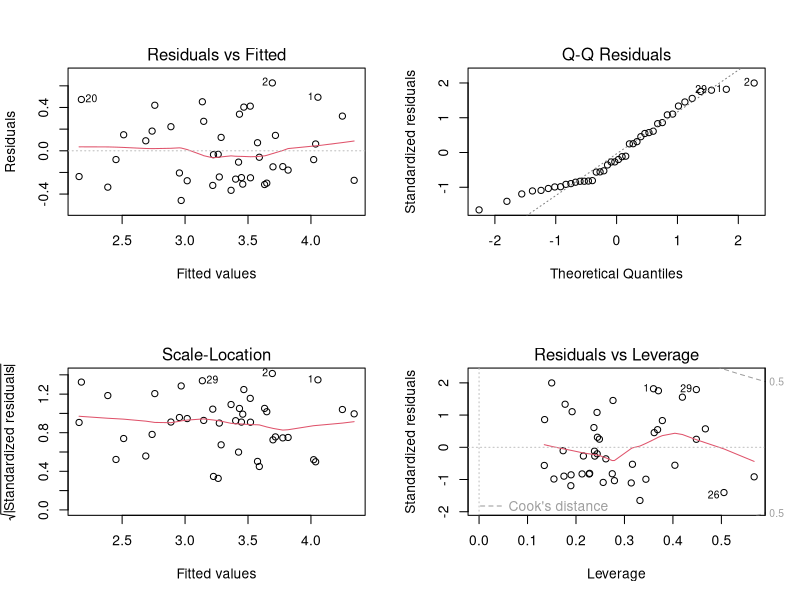
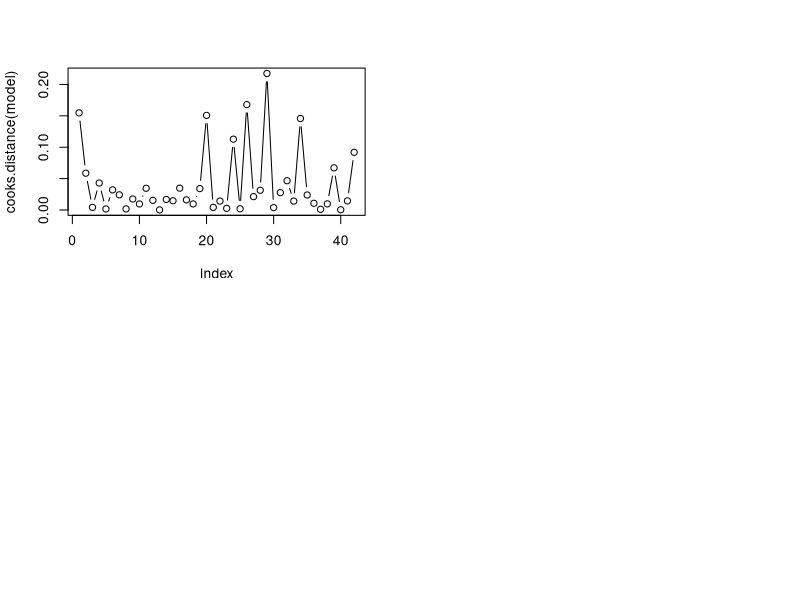

Reproduce these figures in R, in order. (Note: this script raises an error after producing the figures.)
## ---- chunk 1
options(digits=3)

library(dplyr)
library(ggplot2)
library(car)
library(corrplot)
library(glmnet)
color_choice <- "Dark2"
## ---- chunk 2
data <- read.csv("Birthweight.csv")
## ---- chunk 3
model <- lm(
    Birthweight ~ Length + Headcirc + Gestation + mage + mnocig + mheight + mppwt + fage + fedyrs + fnocig + fheight,
    data = data
)
#model <- lm(Birthweight ~ ., data = data)
summary(model)
## ---- chunk 4
par(mfrow=c(2,2))
plot(model)


resid_ordered <- order(abs(residuals(model)))
u = rep(0,length(resid_ordered))
u[length(resid_ordered)] = 1

cooks.distance(model)
plot(cooks.distance(model), type="b")

forbeslm_42 = lm(y~x+u11); summary(forbeslm11)
## ---- chunk 5
car::vif(model)
## ---- chunk 6
# Calculate correlation matrix
cor_matrix <- cor(data[, -c(1,3)]) # Exclude response variable Birthweight

# Plot the correlation matrix
corrplot(cor_matrix, 
         method = "circle", type = "upper", tl.col = "black", tl.cex = 0.6)
## ---- chunk 7
step_down_model <- step(model, direction = 'backward')
summary(step_down_model)
par(mfrow = c(1,2))
plot(step_down_model)
## ---- chunk 8
ci <- confint.lm(step_down_model)
pi <- predict(step_down_model, interval = 'prediction')
ci; pi
## ---- chunk 9
x <- subset(data, select = -Birthweight)
y <- data$Birthweight

train=sample(1:nrow(x),0.67*nrow(x))
x_train=x[train,]; y_train=y[train]
x_test=x[-train,]; y_test = y[-train]

y_predict_lm=predict(model,newdata=data[-train,]) # predict for the test rows
mse_lm=mean((y_test-y_predict_lm)^2); mse_lm # prediction quality by the linear model

lasso_model <- glmnet(x_train, y_train, alpha = 1)


lasso_cv_model <- cv.glmnet(
    as.matrix(x_train),
    y_train,
    alpha = 1,
    type.measure="mse",
    nfolds=5
)

lasso_pred1=predict(lasso_model,s=lasso_cv_model$lambda.min,newx=as.matrix(x_test))
lasso_pred2=predict(lasso_model,s=lasso_cv_model$lambda.1se,newx=as.matrix(x_test))
mse1_lasso=mean((y_test-lasso_pred1)^2); mse1_lasso
mse2_lasso=mean((y_test-lasso_pred2)^2); mse2_lasso


plot(lasso_model, xvar="lambda", label = TRUE)
plot(lasso_model, xvar="dev", label = TRUE)
plot(lasso_cv_model)
coef(lasso_cv_model, s= lasso_cv_model$lambda.1se)

## ---- chunk 10
smoke_model_all <- lm( lowbwt ~ Gestation+smoker+mage35, data=data)
summary(smoke_model_all)

m1 <- lm(lowbwt ~ Gestation+smoker, data=data)
m2 <- lm(lowbwt ~ Gestation+mage35, data=data)
m3 <- lm(lowbwt ~ smoker+mage35, data=data)
summary(m1); summary(m2); summary(m3)
smoke_step_down <- step(smoke_model_all, direction = 'backward')
